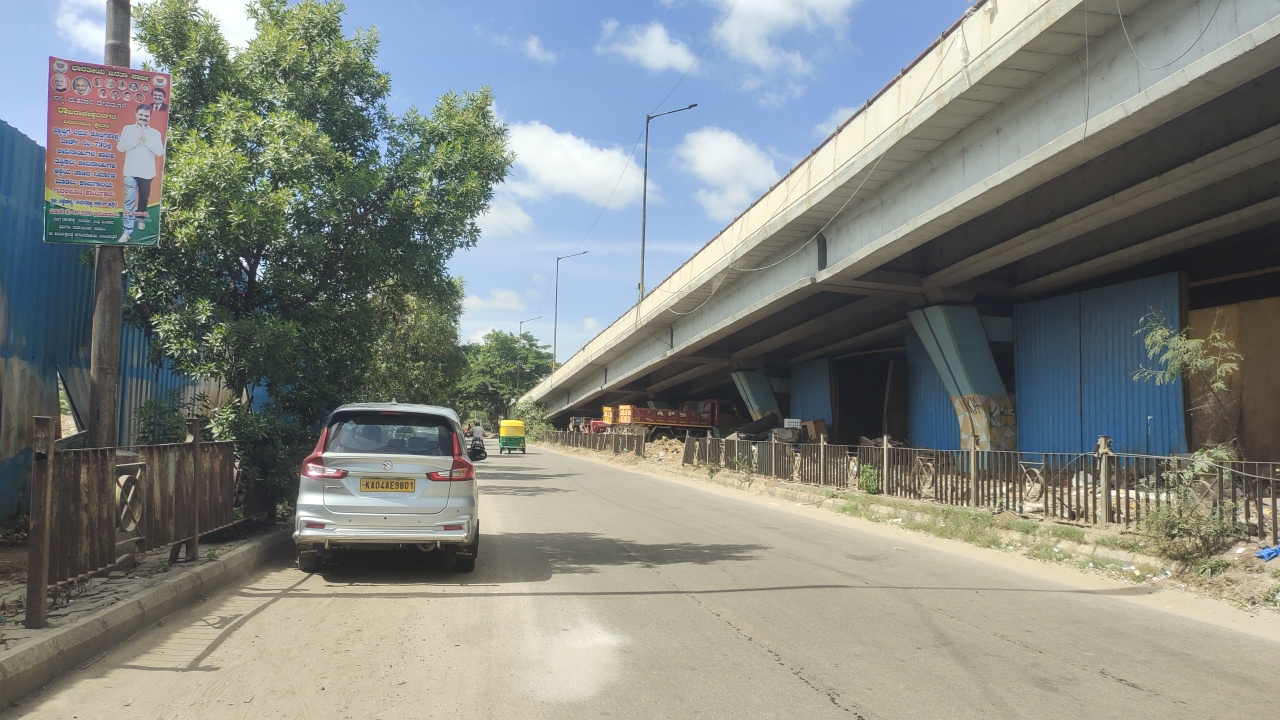
#> input picture road cleanliness/slightly dirty/1788323453628.jpg, 1280 x 720 px
$ python auto_annotate_trash.py   (older library calls are emulated)
#> lines starting #> are read from the running program, lines starting #| are printed output that depends on the picture; after the words box and inside, x2 and y2 are one past the last pixel; in counts of white or black regions, pixels touching at a corner belong together
import os
import cv2
import numpy as np
from pathlib import Path

def generate_pseudo_labels(image_path, min_area=300, max_area=50000):
#> called with min_area = 300, max_area = 50000
    img = cv2.imread(str(image_path))
#> img is the input picture: shape (720, 1280, 3); mean B, G, R 128.7, 134.2, 130.3
    if img is None:
        return []
    h, w, _ = img.shape
#> h = 720; w = 1280

    # Convert to LAB and HSV color spaces for trash contrast detection
    hsv = cv2.cvtColor(img, cv2.COLOR_BGR2HSV)
#> hsv: shape (720, 1280, 3); mean H, S, V 54.6, 49.1, 144.3
    gray = cv2.cvtColor(img, cv2.COLOR_BGR2GRAY)

    # Calculate local contrast saliency
    blur = cv2.GaussianBlur(gray, (5, 5), 0)
    laplacian = cv2.Laplacian(blur, cv2.CV_64F)
    laplacian_abs = cv2.convertScaleAbs(laplacian)

    # Multi-threshold binarization for debris
    _, thresh_lap = cv2.threshold(laplacian_abs, 40, 255, cv2.THRESH_BINARY)
#> thresh_lap: shape (720, 1280); 0.1% white in thin lines or dots

    # Color anomaly mask (bright whites, vibrant plastics, foil reflections)
    s_channel = hsv[:, :, 1]
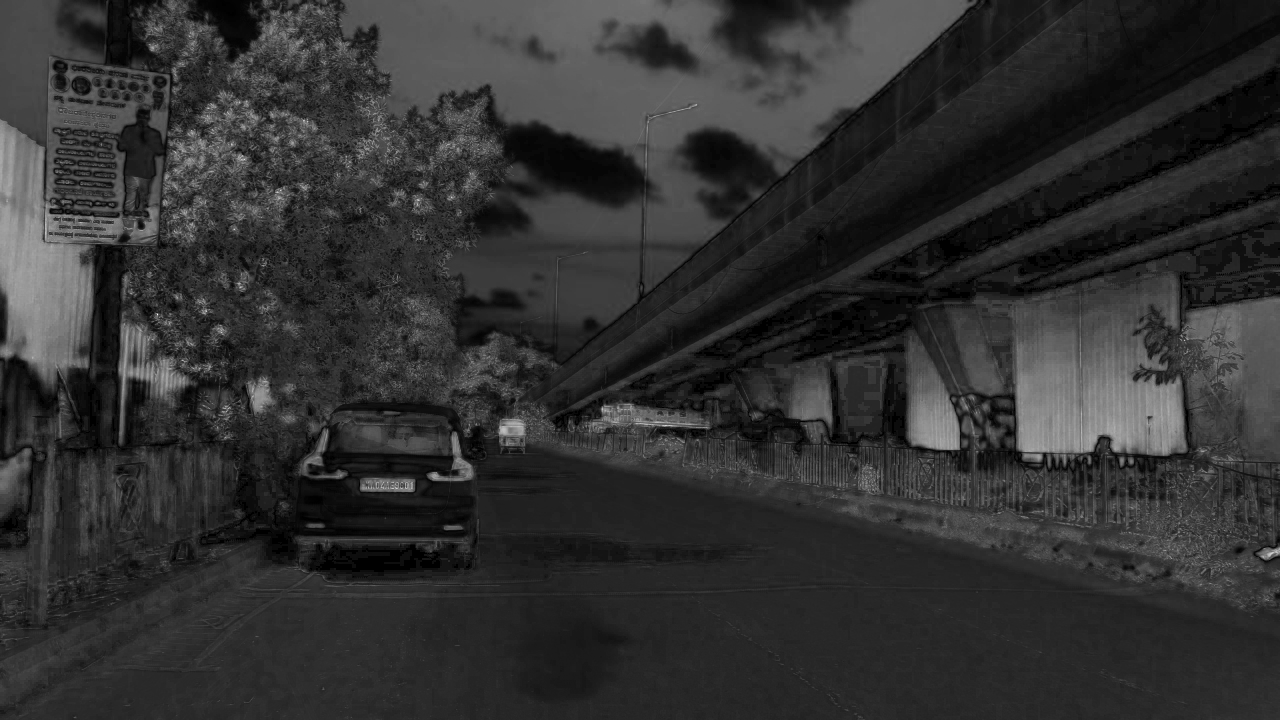
#> s_channel: shape (720, 1280); min 0, max 255, mean 49.1
    v_channel = hsv[:, :, 2]
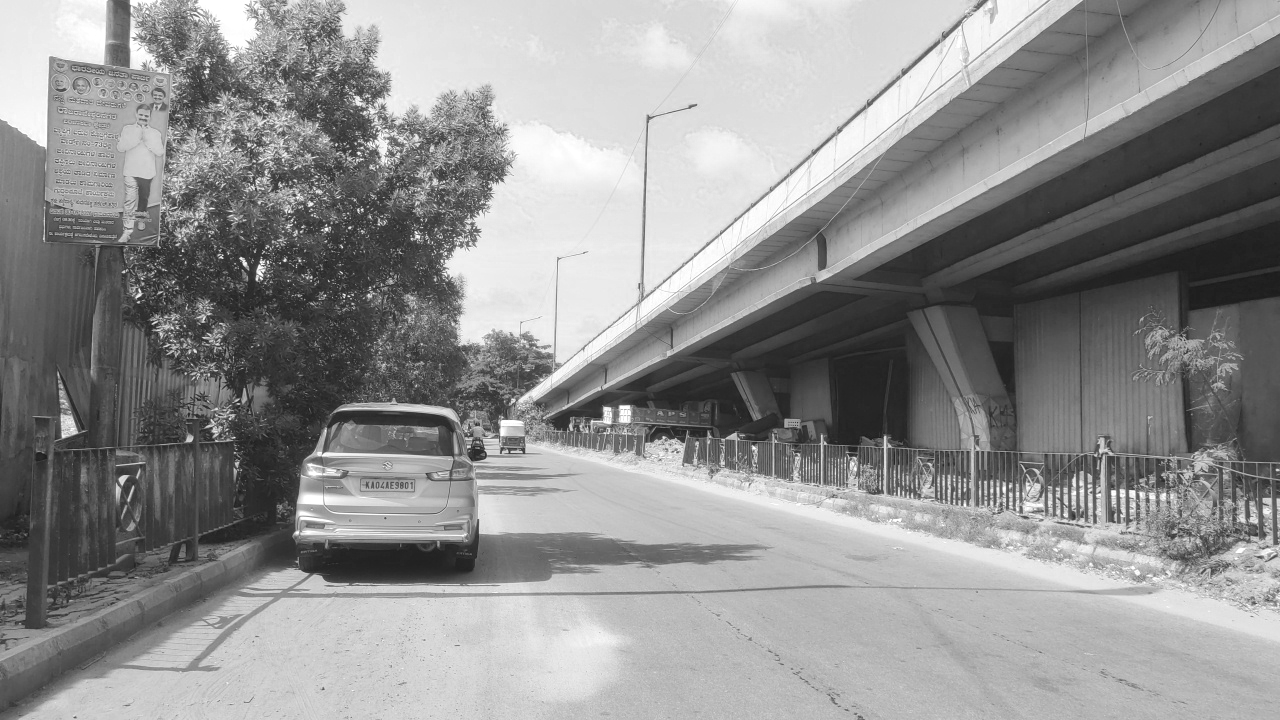
#> v_channel: shape (720, 1280); min 26, max 255, mean 144.3

    plastic_mask = cv2.inRange(hsv, np.array([0, 50, 100]), np.array([180, 255, 255]))
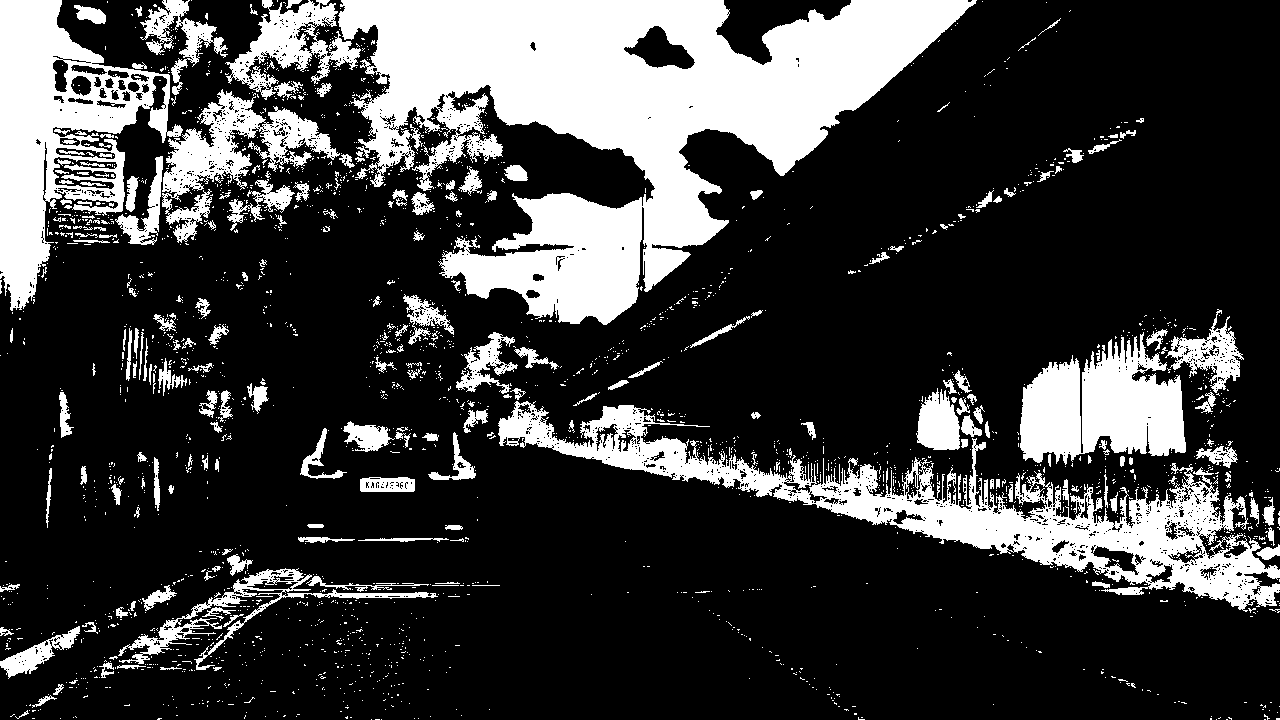
#> plastic_mask: shape (720, 1280); 23.9% white; 2368 white regions (2140 under 20 px), largest, box (x1, y1, x2, y2) and area: (338, 0, 977, 325) 93867, (498, 401, 1280, 612) 34335, (0, 0, 183, 311) 23520
    white_paper_mask = cv2.inRange(hsv, np.array([0, 0, 180]), np.array([180, 30, 255]))
#> white_paper_mask: shape (720, 1280); 7.4% white; 1724 white regions (1619 under 20 px), largest, box (x1, y1, x2, y2) and area: (810, 0, 1047, 206) 11792, (516, 602, 634, 702) 6744, (501, 124, 644, 205) 6475

    combined_mask = cv2.bitwise_or(thresh_lap, plastic_mask)
#> combined_mask: shape (720, 1280); 24% white; 2578 white regions (2350 under 20 px), largest, box (x1, y1, x2, y2) and area: (338, 0, 977, 325) 93878, (498, 401, 1280, 612) 34504, (0, 0, 183, 311) 23522
    combined_mask = cv2.bitwise_or(combined_mask, white_paper_mask)
#> combined_mask: shape (720, 1280); 31.4% white; 3163 white regions (2919 under 20 px), largest, box (x1, y1, x2, y2) and area: (0, 0, 979, 325) 156404, (483, 357, 1280, 612) 35966, (1020, 332, 1186, 466) 14151

    # Focus search on lower 75% of image (road surface)
    roi_mask = np.zeros_like(combined_mask)
    roi_mask[int(h * 0.25):, :] = 255
    combined_mask = cv2.bitwise_and(combined_mask, roi_mask)
#> combined_mask: shape (720, 1280); 15.8% white; 2613 white regions (2392 under 20 px), largest, box (x1, y1, x2, y2) and area: (483, 357, 1280, 612) 35966, (438, 180, 788, 325) 25070, (1020, 332, 1186, 466) 14151

    # Morphological cleaning
    kernel = cv2.getStructuringElement(cv2.MORPH_RECT, (5, 5))
    cleaned = cv2.morphologyEx(combined_mask, cv2.MORPH_CLOSE, kernel, iterations=2)
#> cleaned: shape (720, 1280); 24.5% white; 339 white regions (271 under 20 px), largest, box (x1, y1, x2, y2) and area: (294, 180, 1280, 617) 160034, (90, 545, 634, 702) 20795, (0, 180, 349, 320) 20279
    cleaned = cv2.morphologyEx(cleaned, cv2.MORPH_OPEN, kernel, iterations=1)
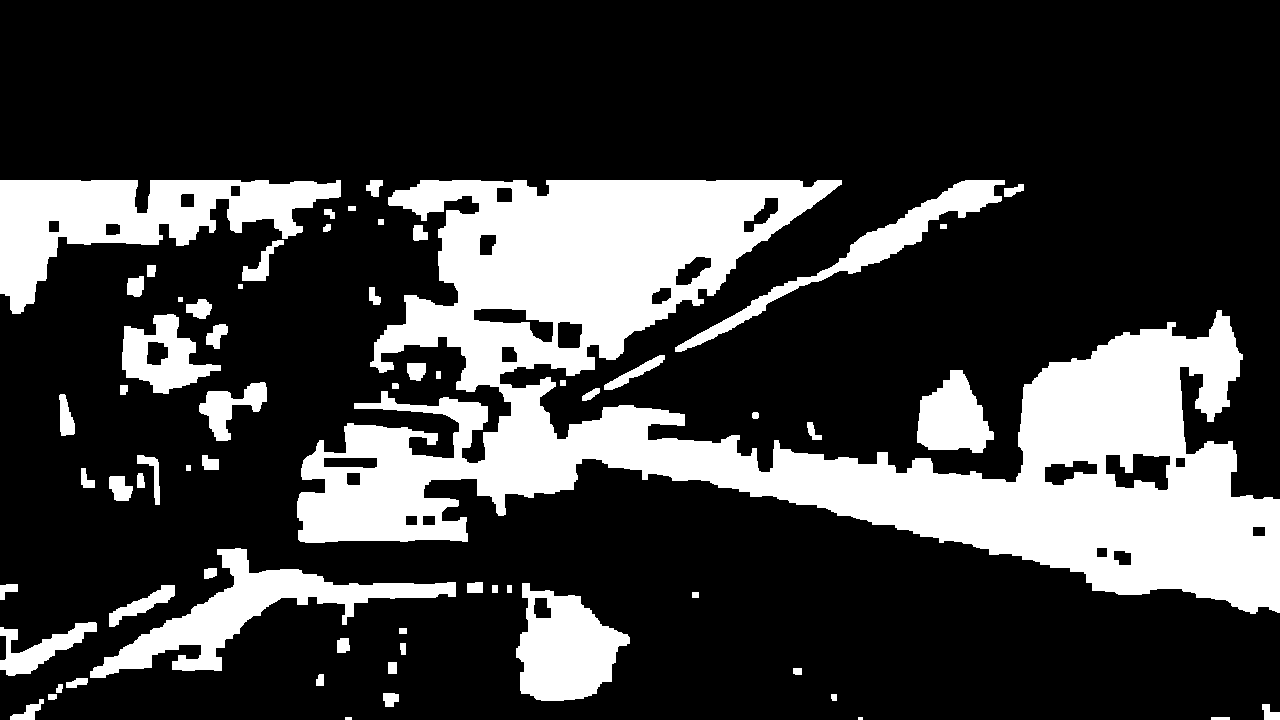
#> cleaned: shape (720, 1280); 23.9% white; 64 white regions (1 under 20 px)

    contours, _ = cv2.findContours(cleaned, cv2.RETR_EXTERNAL, cv2.CHAIN_APPROX_SIMPLE)
#> contours = 64 contours, 4 with area under 20; largest, box (x1, y1, x2, y2) and area: (297, 180, 1280, 614) 158170, (0, 180, 341, 314) 19109, (90, 548, 456, 678) 10956, (516, 583, 630, 701) 8628, (675, 180, 1005, 352) 5956

    yolo_boxes = []
    for cnt in contours:
        area = cv2.contourArea(cnt)
        if min_area <= area <= max_area:
            x, y, bw, bh = cv2.boundingRect(cnt)

            # Filter extreme aspect ratios (e.g. long thin lane markings)
            aspect_ratio = bw / float(bh)
            if 0.2 <= aspect_ratio <= 5.0:
                # Normalize YOLO format: class_id x_center y_center width height
                x_center = (x + bw / 2.0) / w
                y_center = (y + bh / 2.0) / h
                norm_w = bw / float(w)
                norm_h = bh / float(h)

                yolo_boxes.append((0, round(x_center, 6), round(y_center, 6), round(norm_w, 6), round(norm_h, 6)))
#> this loop made 64 passes
#> (area, x, y, bw, bh, aspect_ratio, x_center, y_center) on passes 17, 21, 23, 26, 27, 32, 35, 39, 42, 44, 46, 47: (1869, 0, 622, 97, 54, 1.8, 0.0379, 0.901), (821, 109, 585, 66, 42, 1.57, 0.111, 0.842), (8627.5, 516, 583, 114, 118, 0.966, 0.448, 0.892), (10956, 90, 548, 366, 130, 2.82, 0.213, 0.851), (397.5, 109, 476, 24, 25, 0.96, 0.0945, 0.678), (318.5, 137, 455, 23, 50, 0.46, 0.116, 0.667), (406.5, 59, 394, 16, 42, 0.381, 0.0523, 0.576), (1606, 199, 382, 68, 59, 1.15, 0.182, 0.572), (4068, 917, 370, 77, 83, 0.928, 0.746, 0.572), (491, 604, 355, 61, 35, 1.74, 0.496, 0.517), (4174.5, 122, 314, 99, 80, 1.24, 0.134, 0.492), (316, 186, 299, 26, 20, 1.3, 0.155, 0.429)
#> area on passes 4 to 9: 156, 250.5, 28.5, 38.5, 155.5, 37
#> after the loop, yolo_boxes = 15 items, first 6: (0, 0.0379, 0.901, 0.0758, 0.075), (0, 0.111, 0.842, 0.0516, 0.0583), (0, 0.448, 0.892, 0.0891, 0.164), (0, 0.213, 0.851, 0.286, 0.181), (0, 0.0945, 0.678, 0.0187, 0.0347), (0, 0.116, 0.667, 0.018, 0.0694)

    return yolo_boxes

def auto_annotate_dataset():
    base_dir = Path(r"e:\nitin\model2")
    raw_dir = base_dir / "road cleanliness"
    out_dir = base_dir / "dataset" / "auto_labeled"
    (out_dir / "images").mkdir(parents=True, exist_ok=True)
    (out_dir / "labels").mkdir(parents=True, exist_ok=True)

    categories = ["slightly dirty", "very dirty"]
    processed = 0
    total_labels = 0

    for cat in categories:
        cat_path = raw_dir / cat
        for img_path in cat_path.glob("*.*"):
            if img_path.suffix.lower() not in ['.jpg', '.jpeg', '.png']:
                continue

            boxes = generate_pseudo_labels(img_path)
#> boxes has the same summary as yolo_boxes in generate_pseudo_labels

            # Save label file
            lbl_file = out_dir / "labels" / f"{img_path.stem}.txt"
            with open(lbl_file, "w", encoding="utf-8") as f:
                for b in boxes:
                    f.write(f"{b[0]} {b[1]} {b[2]} {b[3]} {b[4]}\n")
#> this loop made 15 passes
#> b on passes 1 to 12: (0, 0.0379, 0.901, 0.0758, 0.075), (0, 0.111, 0.842, 0.0516, 0.0583), (0, 0.448, 0.892, 0.0891, 0.164), (0, 0.213, 0.851, 0.286, 0.181), (0, 0.0945, 0.678, 0.0187, 0.0347), (0, 0.116, 0.667, 0.018, 0.0694), (0, 0.0523, 0.576, 0.0125, 0.0583), (0, 0.182, 0.572, 0.0531, 0.0819), (0, 0.746, 0.572, 0.0602, 0.115), (0, 0.496, 0.517, 0.0477, 0.0486), (0, 0.134, 0.492, 0.0773, 0.111), (0, 0.155, 0.429, 0.0203, 0.0278)

            processed += 1
            total_labels += len(boxes)
#> total_labels = 15

    print(f"Auto-annotation generated {total_labels} candidate trash bounding boxes across {processed} images!")
#| Auto-annotation generated 15 candidate trash bounding boxes across 1 images!
    print(f"Auto-labeled files stored at: {out_dir}")

if __name__ == "__main__":
    auto_annotate_dataset()
